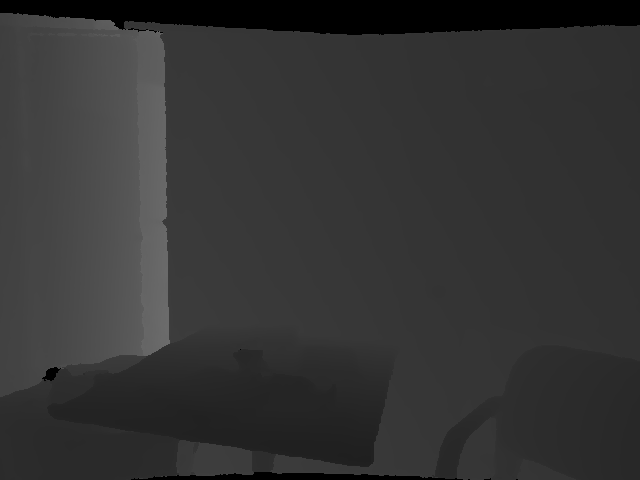
#> input picture demo/sample_data/NYU0003_0000.png, 640 x 480 px, found by its file name
$ python scatter_max_test.py
#> lines starting #> are read from the running program, lines starting #| are printed output that depends on the picture
depth = '/content/NYU0003_0000.png'
mapping = '/content/NYU0003_0000_mapping.npz'

import numpy as np
import cv2
import matplotlib.pyplot as plt

def read_bitshift(depth_path, return_flat=False, return_float=True):
#> called with depth_path = '/content/NYU0003_0000.png', return_flat = False, return_float = True
  depth = cv2.imread(depth_path, -1)
#> depth is the input picture: shape (480, 640) uint16; min 0, max 27584, mean 13359.2
  lower_depth = depth >> 3
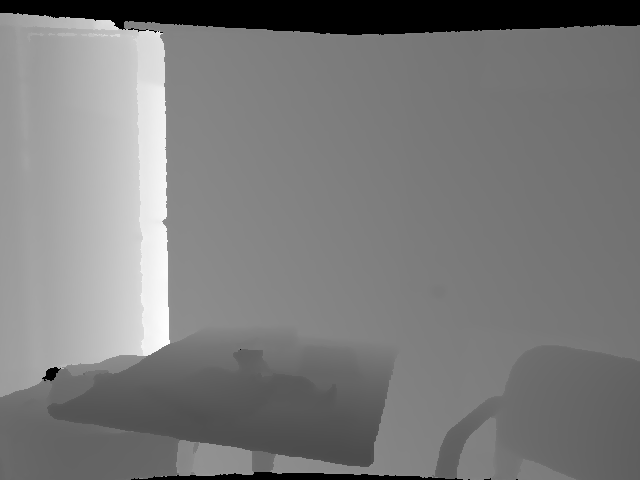
#> lower_depth: shape (480, 640) uint16; min 0, max 3448, mean 1669.9; drawn with min black and max white
  higher_depth = (depth % 8) << 13
#> higher_depth: shape (480, 640) uint16; every value is 0
  real_depth = (lower_depth | higher_depth)

  if return_float:
      real_depth = real_depth.astype(np.float32)/1000

  return real_depth

bs, ch, w, h, d = 1, 1, 240, 144, 240

# prepare depth
depth = read_bitshift(depth)
depth = np.expand_dims(depth, axis=0)
depth = np.expand_dims(depth, axis=0)
depth = np.reshape(depth, (1,1,-1)) # assume that this is a reshaped tensor with bs=1, ch=1
depth[depth != 0] = 1
#> (the run stopped early here; a loop or call above may not have finished)
